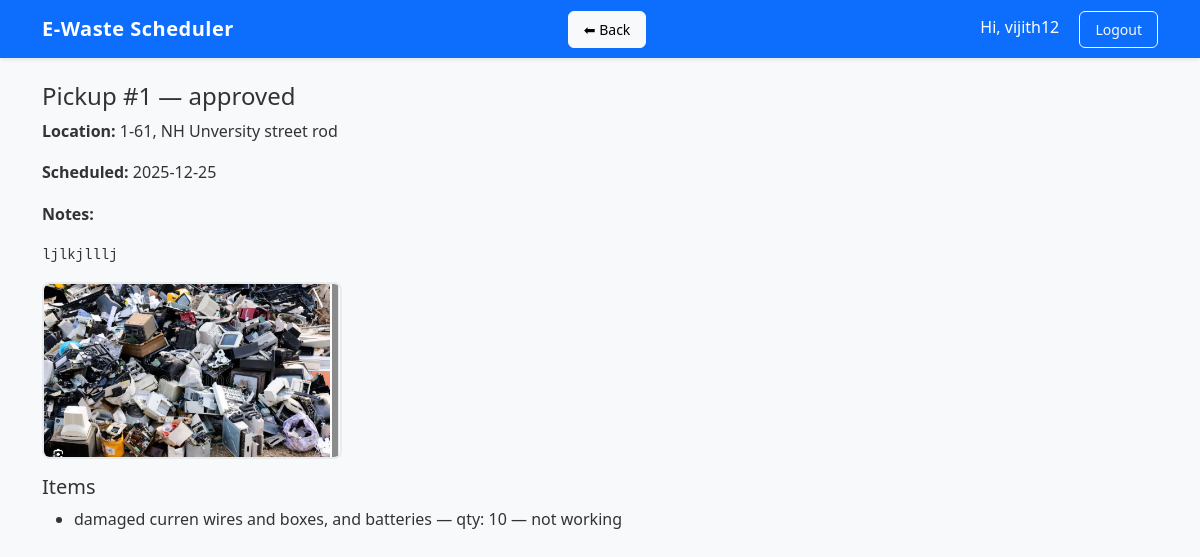
/pickup/1 (signed in), run on the app's committed database.
### models.py (models this page shows, shortened)
class User(UserMixin, db.Model):
    __tablename__ = 'users'
    id = db.Column(db.Integer, primary_key=True)
    username = db.Column(db.String(80), unique=True, nullable=False)
    email = db.Column(db.String(120), unique=True, nullable=False)
    password_hash = db.Column(db.String(255), nullable=False)
    role = db.Column(db.String(20), default='household')  # 'household', 'staff', 'admin'
    name = db.Column(db.String(120))
    address = db.Column(db.String(255))
    phone = db.Column(db.String(30))
    created_at = db.Column(db.DateTime, default=datetime.utcnow)
    def is_admin(self):
        return self.role == 'admin'

class PickupRequest(db.Model):
    __tablename__ = 'pickup_requests'
    id = db.Column(db.Integer, primary_key=True)
    household_id = db.Column(db.Integer, db.ForeignKey('users.id'), nullable=False)
    staff_id = db.Column(db.Integer, db.ForeignKey('users.id'), nullable=True)
    status = db.Column(db.String(30), default='pending')  # pending, approved, scheduled, in_progress, completed, cancelled, failed, rejected
    location = db.Column(db.String(255))
    scheduled_date = db.Column(db.String(30))  # store as yyyy-mm-dd string for simplicity
    notes = db.Column(db.Text, nullable=True)
    photo_filename = db.Column(db.String(255), nullable=True)
    created_at = db.Column(db.DateTime, default=datetime.utcnow)
    updated_at = db.Column(db.DateTime, default=datetime.utcnow, onupdate=datetime.utcnow)
    household = db.relationship('User', foreign_keys=[household_id], backref='requests_made')
    staff = db.relationship('User', foreign_keys=[staff_id], backref='requests_assigned')

class ItemDetail(db.Model):
    __tablename__ = 'item_details'
    id = db.Column(db.Integer, primary_key=True)
    request_id = db.Column(db.Integer, db.ForeignKey('pickup_requests.id'), nullable=False)
    item_type = db.Column(db.String(120))
    quantity = db.Column(db.Integer, default=1)
    condition_status = db.Column(db.String(120), nullable=True)
    pickup_request = db.relationship('PickupRequest', backref='items')

### app.py (the view)
    @app.route('/pickup/<int:pid>')
    @login_required
    def pickup_detail(pid):
        pickup = PickupRequest.query.get_or_404(pid)
        if not (current_user.is_admin() or current_user.id==pickup.household_id or (pickup.staff_id and current_user.id==pickup.staff_id)):
            flash("Unauthorized", "danger"); return redirect(url_for('home'))
        items = pickup.items
        return render_template('pickup_detail.html', pickup=pickup, items=items)

### templates/pickup_detail.html (shortened to what this page needs)
{% extends 'base.html' %}
{% block content %}
  <h4>Pickup #{{ pickup.id }} — {{ pickup.status }}</h4>
  <p><strong>Location:</strong> {{ pickup.location }}</p>
  <p><strong>Scheduled:</strong> {{ pickup.scheduled_date }}</p>
  <p><strong>Notes:</strong> <pre>{{ pickup.notes }}</pre></p>
  {% if pickup.photo_filename %}
    <p><img src="{{ url_for('uploaded_file', filename=pickup.photo_filename) }}" style="max-width:300px"></p>
  {% endif %}
  <h5>Items</h5>
  <ul>
    {% for it in items %}
      <li>{{ it.item_type }} — qty: {{ it.quantity }} — {{ it.condition_status }}</li>
    {% endfor %}
  </ul>
{% endblock %}

### templates/base.html (shortened to what this page needs)
<!doctype html>
<html lang="en">
<head>
  <link href="https://cdn.jsdelivr.net/npm/bootstrap@5.3.2/dist/css/bootstrap.min.css" rel="stylesheet">
  <link rel="stylesheet" href="{{ url_for('static', filename='css/style.css') }}">
</head>
<body class="bg-light">
  <nav class="navbar navbar-expand-lg navbar-dark bg-primary shadow-sm">
    <div class="container d-flex justify-content-between align-items-center">
      <a class="navbar-brand fw-bold" href="{{ url_for('home') }}">
        E-Waste Scheduler
      </a>
      <a class="btn btn-sm btn-light me-3" href="javascript:history.back()">⬅ Back</a>
      <div>
        {% if current_user.is_authenticated %}
          <span class="text-white me-3">
            Hi, {{ current_user.username }}
          </span>
          <a class="btn btn-sm btn-outline-light" href="{{ url_for('logout') }}">
            Logout
          </a>
        {% else %}
          <a class="btn btn-sm btn-outline-light" href="{{ url_for('login') }}">
            Login
          </a>
        {% endif %}
      </div>
    </div>
  </nav>
  <div class="container mt-4">
    {% block content %}{% endblock %}
  </div>
</body>
</html>

### static/css/style.css (style rules this page uses)
body { font-family: "Segoe UI", Roboto, Arial, sans-serif; background: #f4f6f9; color: #333; line-height: 1.6; }
.navbar { box-shadow: 0 2px 4px rgba(0,0,0,0.15); }
.navbar-brand { font-weight: 600; font-size: 1.25rem; letter-spacing: 0.5px; }
.btn { border-radius: 6px !important; padding: 7px 15px !important; font-weight: 500 !important; }
img { border-radius: 8px; border: 2px solid #e9ecef; }

### data on the page
User: username "vijith12"
PickupRequest: id "1", status "approved", location "1-61, NH Unversity street rod", scheduled_date "2025-12-25", notes "ljlkjlllj", photo_filename (picture)
ItemDetail: item_type "damaged curren wires and boxes, and batteries", quantity "10", condition_status "not working"
